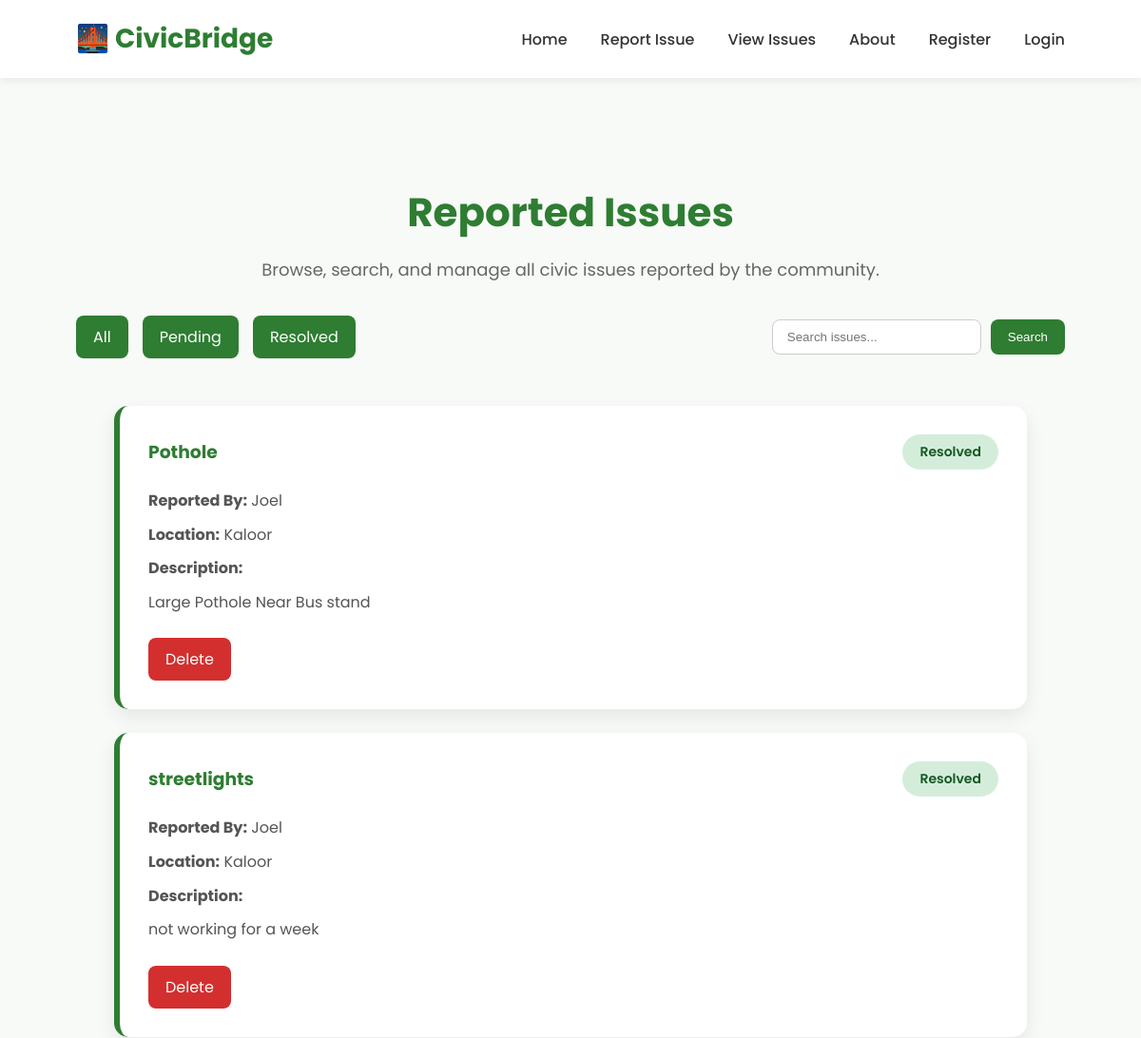
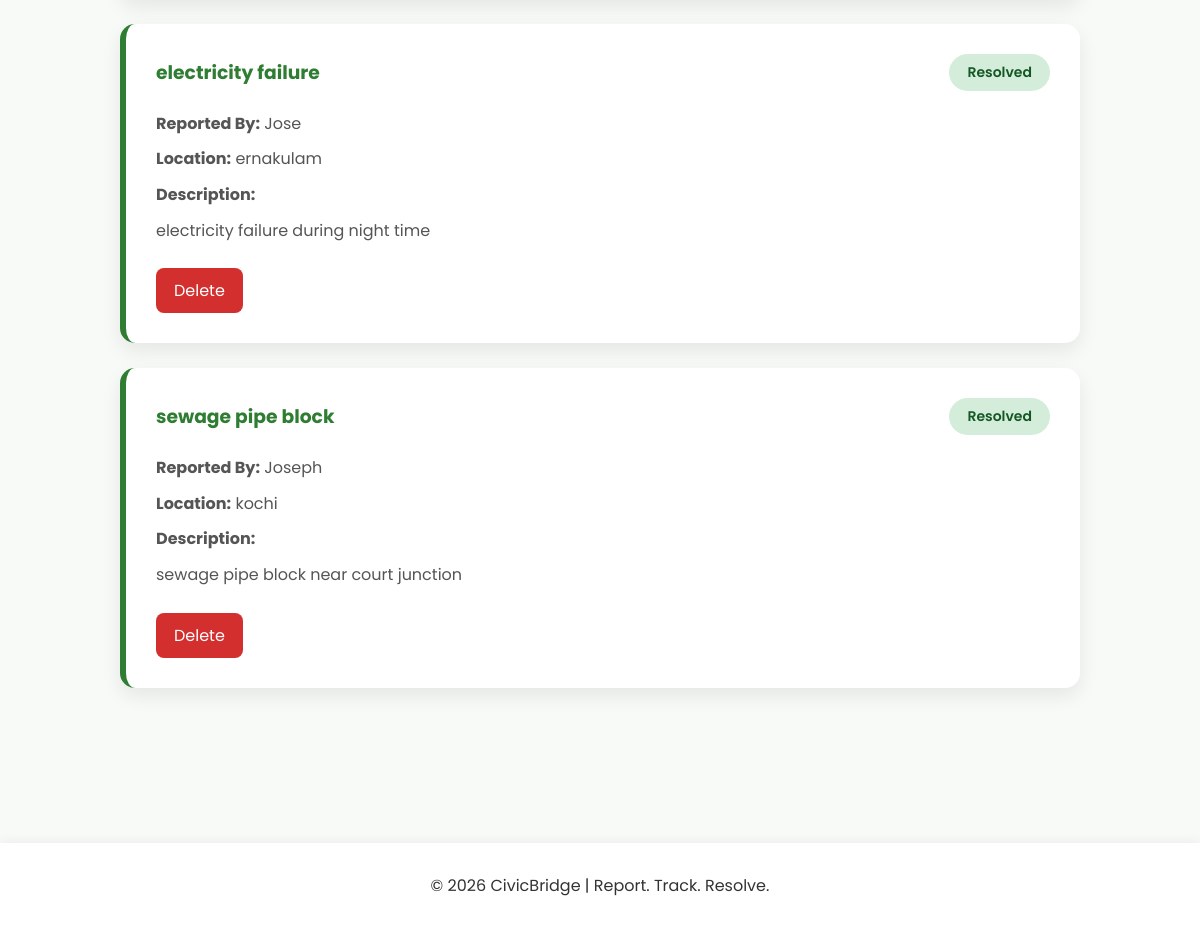
Page /issues?status=Resolved on the committed database (2 pictures, top to bottom).
### tables this page shows
CREATE TABLE reports (
    id INTEGER PRIMARY KEY AUTOINCREMENT,
    name TEXT,
    location TEXT,
    title TEXT,
    description TEXT
, status TEXT, username TEXT);

### app/app.py (the view)
@app.route("/issues")
def issues():
    conn = sqlite3.connect("civicbridge.db")
    cursor=conn.cursor()
    status=request.args.get("status")
    search=request.args.get("search")
    if search:
        cursor.execute(
            "SELECT * FROM reports WHERE title LIKE ?",
            (f"%{search}%",)
        )
    elif status:
        cursor.execute(
            "SELECT * FROM reports WHERE status=?",
            (status,)
        )
    else:
        cursor.execute("SELECT * from reports")
    reports=cursor.fetchall()
    conn.close()
    return render_template("issues.html", reports=reports)

### app/templates/issues.html (shortened to what this page needs)
{% extends "base.html" %}
{% block content %}
<section class="issues-header">
    <h1>Reported Issues</h1>
    <p>
        Browse, search, and manage all civic issues reported by the community.
    </p>
    <div class="filter-bar">
        <div class="filter-links">
            <a href="/issues">All</a>
            <a href="/issues?status=Pending">Pending</a>
            <a href="/issues?status=Resolved">Resolved</a>
        </div>
        <form method="get" action="/issues" class="search-form">
            <input
                type="text"
                name="search"
                placeholder="Search issues..."
                value="{{ request.args.get('search', '') }}"
            >
            <button type="submit">
                Search
            </button>
        </form>
    </div>
</section>
<div class="issues-container">
{% if reports %}
    {% for report in reports %}
    <div class="issue-card">
        <div class="issue-top">
            <h3>{{ report[3] }}</h3>
            {% if report[5] == "Resolved" %}
                <span class="status resolved">
                    Resolved
                </span>
            {% else %}
                <span class="status pending">
                    Pending
                </span>
            {% endif %}
        </div>
        <p><strong>Reported By:</strong> {{ report[1] }}</p>
        <p><strong>Location:</strong> {{ report[2] }}</p>
        <p><strong>Description:</strong></p>
        <p>{{ report[4] }}</p>
        <div class="issue-actions">
            <a href="/delete/{{ report[0] }}" class="btn-delete">
                Delete
            </a>
        </div>
    </div>
    {% endfor %}
{% endif %}
</div>
{% endblock %}

### app/static/style.css (style rules this page uses)
* { margin:0; padding:0; box-sizing:border-box; }
body { font-family:'Poppins',sans-serif; background:#f8faf8; color:#333; }
.status { display:inline-block; padding:8px 18px; border-radius:30px; font-size:14px; font-weight:600; }
.resolved { background:#d4edda; color:#155724; }
.issues-header { padding:60px 0 30px; text-align:center; }
.issues-header h1 { font-size:42px; color:#2e7d32; margin-bottom:15px; }
.issues-header p { color:#666; font-size:18px; margin-bottom:35px; }
.filter-bar { display:flex; justify-content:space-between; align-items:center; flex-wrap:wrap; gap:20px; }
.filter-links { display:flex; gap:15px; }
.filter-links a { text-decoration:none; background:#2e7d32; color:white; padding:10px 18px; border-radius:8px; transition:0.3s; }
.search-form { display:flex; gap:10px; }
.search-form input { padding:10px 15px; border:1px solid #ccc; border-radius:8px; width:220px; }
.search-form button { background:#2e7d32; color:white; border:none; padding:10px 18px; border-radius:8px; cursor:pointer; transition:0.3s; }
.issue-card { background:white; padding:30px; border-radius:15px; border-left:6px solid #2e7d32; box-shadow:0 8px 20px rgba(0,0,0,0.08); margin-bottom:25px; transition:0.3s; }
.issue-top { display:flex; justify-content:space-between; align-items:center; margin-bottom:20px; }
.issue-top h3 { color:#2e7d32; margin:0; }
.issue-card p { color:#555; margin:10px 0; line-height:1.6; }
.issue-actions { display:flex; gap:12px; margin-top:25px; flex-wrap:wrap; }
.btn-resolve, .btn-edit, .btn-delete { text-decoration:none; color:white; padding:10px 18px; border-radius:8px; transition:0.3s; }
.btn-delete { background:#d32f2f; }
.issues-container { max-width:1000px; margin:0 auto; padding:20px; }

### rows in the picture
reports: title "Pothole", status "Resolved", name "Joel", location "Kaloor", description "Large Pothole Near Bus stand"
reports: title "streetlights", status "Resolved", name "Joel", location "Kaloor", description "not working for a week"
reports: title "electricity failure", status "Resolved", name "Jose", location "ernakulam", description "electricity failure during night time"
reports: title "sewage pipe block", status "Resolved", name "Joseph", location "kochi", description "sewage pipe block near court junction"
